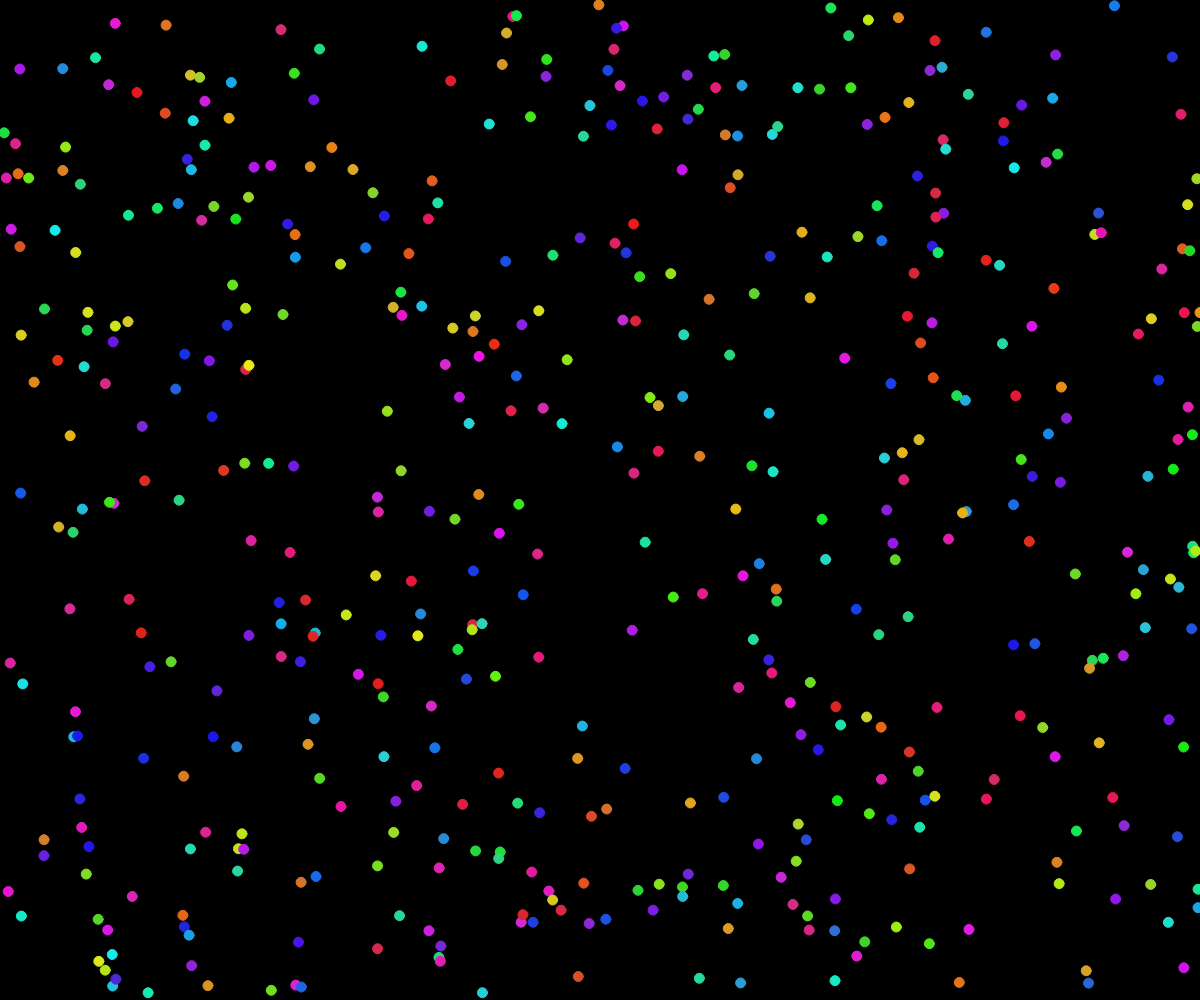
Frame 1 (no input)
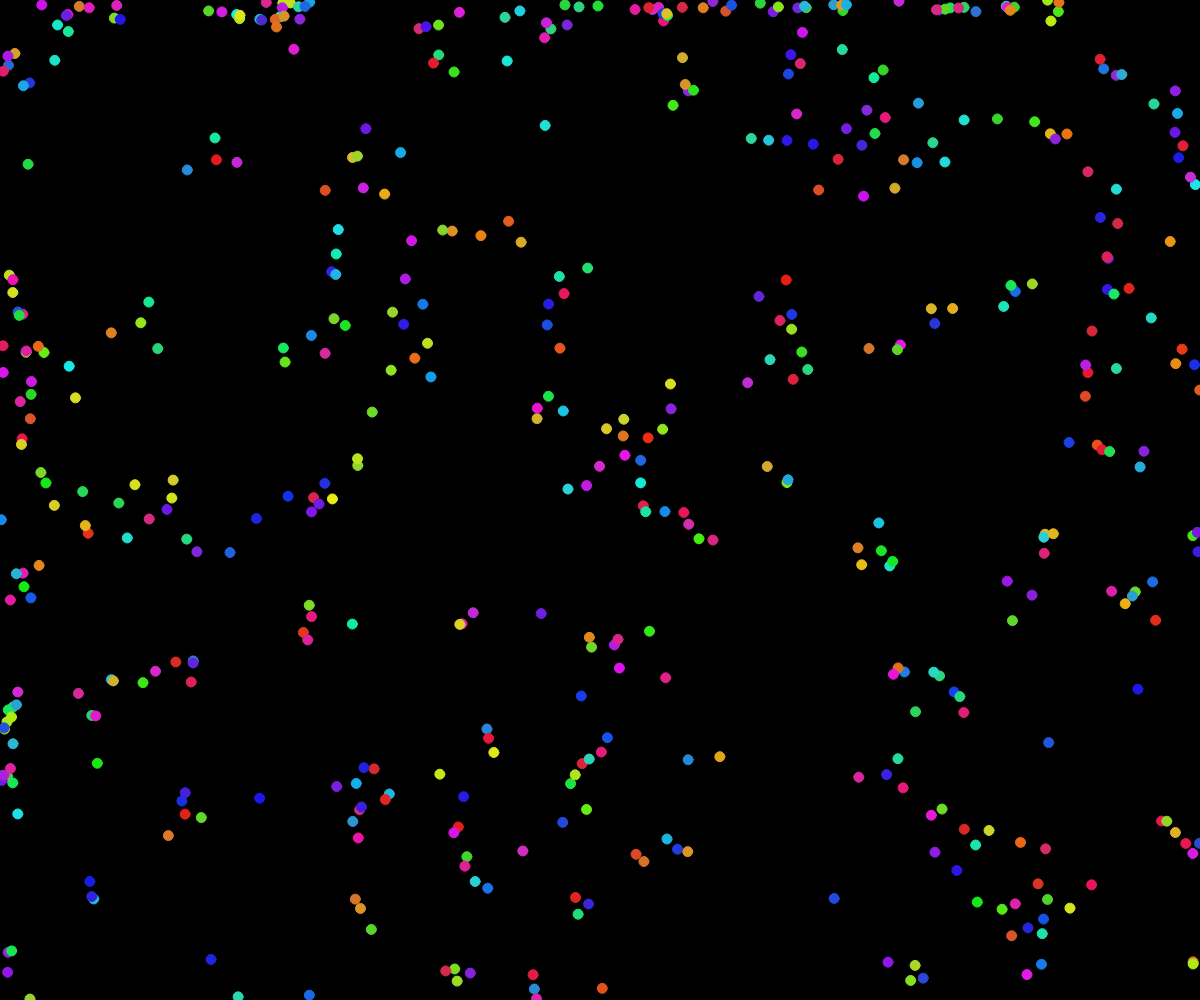
Frame 60 (no input)
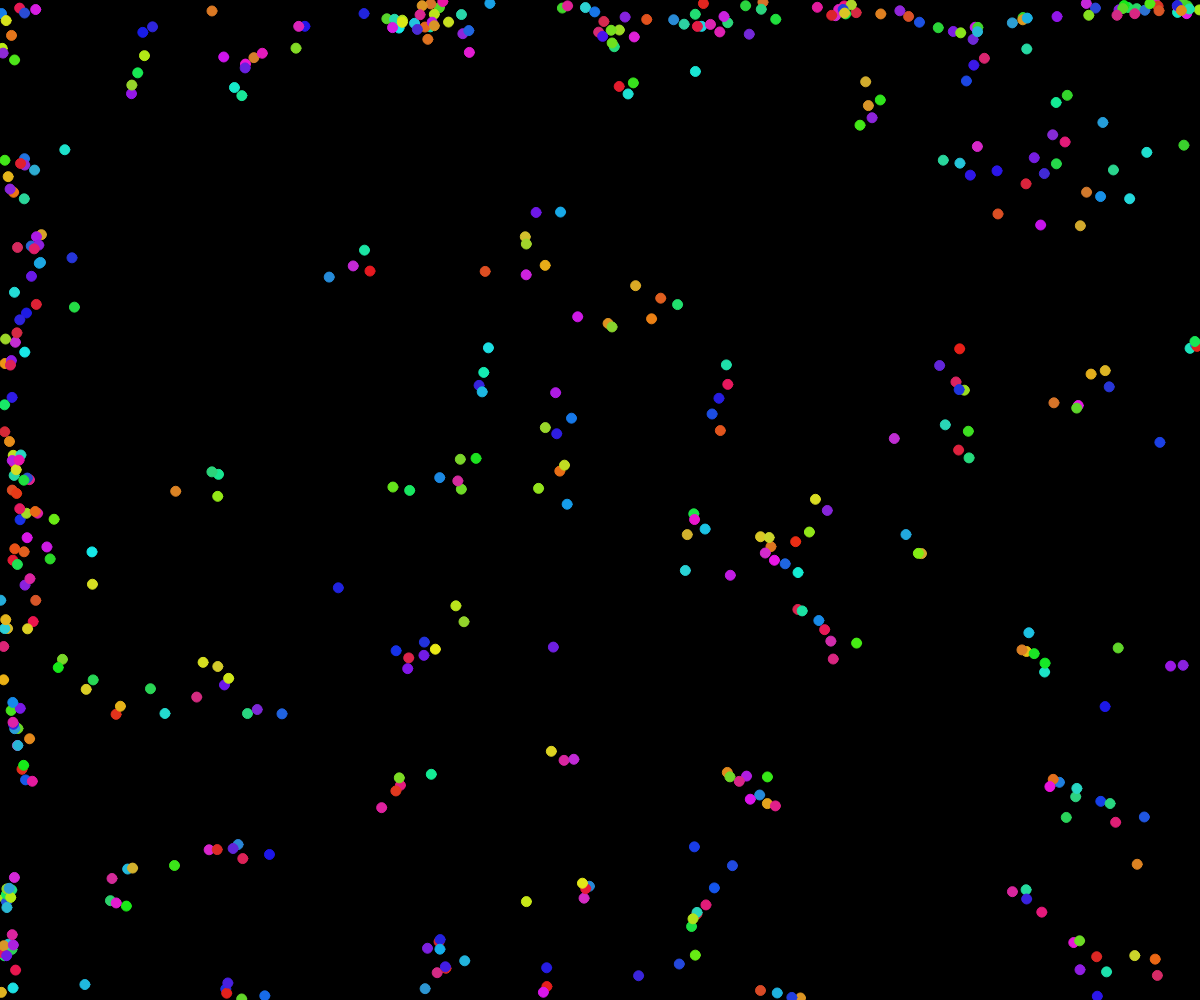
Frame 120 (the mouse pressed at the canvas centre since frame 60)

The p5.js sketch that drew these frames (run headless with seeded random() and noise() and a simulated clock; from frame 60 on, the mouse is pressed at the canvas centre):

// p5.js sketch
// ── sketch.js
const width = window.innerWidth;
const height = window.innerHeight;
const boids = [];
const maxBoids = 500;
const maxSpeed = 0.2;
const maxForce = 0.02;
const size = 10;
const radius = 50;

function setup() {
  angleMode(DEGREES);
  colorMode(HSL);
  createCanvas(width, height);
  for (let i = 0; i < maxBoids; i++) {
    boids.push(new Boid(maxSpeed, maxForce, size))
  }
}

function draw() {
  background(0, 0, 0);

  let totalX = 0;
  let totalY = 0;
  for (let i = 0; i < maxBoids; i++) {
    totalX += boids[i].position.x;
    totalY += boids[i].position.y;
  }

  const average = createVector(totalX / maxBoids, totalY / maxBoids);

  boids.forEach((boid) => {
    boid.getNeighbors(boids, radius)
    boid.update(deltaTime);
    boid.cohesion();
    boid.align();
    boid.separation();
    boid.wander();
    boid.draw();
  })
}


class Boid {
  constructor(maxSpeed, maxForce, size) {
    this.position = createVector(getRandomInts(0, width), getRandomInts(0, height))
    this.velocity = createVector(1, 0).rotate(getRandomInts(0, 360));
    this.acceleration = createVector(0, 0);
    this.maxSpeed = maxSpeed;
    this.maxForce = maxForce;
    this.size = size;
    this.color = color(getRandomInts(0, 360), 75 + getRandomInts(-10, 10), 50);
    this.neighbors = [];
    this.averageNeighborPosition = createVector(0, 0);
    this.averageNeighborVelocity = createVector(0, 0);
    this.futureSpot = createVector(0, 0);
  }

  draw() {
    fill(this.color);
    stroke(this.color);
    circle(this.position.x, this.position.y, this.size);
    // this.neighbors.forEach((neighbor) => {
    //   line(this.position.x, this.position.y, neighbor.position.x, neighbor.position.y);
    // })
  }

  update(deltaTime) {
    this.velocity.add(this.acceleration); // should this use p5.Vector.mult(this.acceleration, deltaTime)?
    this.velocity.limit(this.maxSpeed);
    this.position.add(p5.Vector.mult(this.velocity, deltaTime));

    this.acceleration.set(0, 0);
    this.position.set((this.position.x + width) % width, (this.position.y + height) % height);
  }

  applyForce(force) {
    this.acceleration.add(force.limit(this.maxForce));
  }

  seek(target) {
    const desiredVelocity = p5.Vector.sub(target, this.position);
    desiredVelocity.setMag(this.maxSpeed);
    const force = p5.Vector.sub(desiredVelocity, this.velocity);
    this.applyForce(force)
  }

  flee(target) {
    const desiredVelocity = p5.Vector.sub(this.position, target);
    desiredVelocity.setMag(this.maxSpeed);
    const force = p5.Vector.sub(desiredVelocity, this.velocity);
    this.applyForce(force)
  }

  getNeighbors(boids, radius) {
    this.neighbors = [];
    let neighborPositionX = 0;
    let neighborPositionY = 0;
    let neighborVelocityX = 0;
    let neighborVelocityY = 0;

    boids.forEach((boid) => {
      const distance = this.position.dist(boid.position);
      if (this !== boid && distance < radius) {
        this.neighbors.push(boid);
        neighborPositionX += boid.position.x;
        neighborPositionY += boid.position.y;
        neighborVelocityX += boid.velocity.x;
        neighborVelocityY += boid.velocity.y;
      }
    })

    if (this.neighbors.length) {
      this.averageNeighborPosition = createVector(neighborPositionX / this.neighbors.length, neighborPositionY / this.neighbors.length);
      this.averageNeighborVelocity = createVector(neighborVelocityX / this.neighbors.length, neighborVelocityY / this.neighbors.length);
    }
  }

  calcFuturePosition(time) {
    return p5.Vector.add(this.position, p5.Vector.mult(this.velocity, time));
  }

  cohesion() {
    this.seek(this.averageNeighborPosition);
  }

  separation() {
    this.neighbors.forEach((neighbor) => {
      const distance = this.position.dist(neighbor.position)
      this.flee(p5.Vector.mult(neighbor.position, 1 / distance));
    })
  }

  align() {
    this.applyForce(p5.Vector.sub(this.velocity, this.averageNeighborVelocity));
  }

  wander() {
    const futureSpot = this.calcFuturePosition(2);
    if (Math.random() > 0.95) {
      const placeToGo = p5.Vector.add(futureSpot, createVector(getRandomInts(-100, 100), getRandomInts(-100, 100)));
      this.futureSpot = placeToGo;
    }
    this.seek(this.futureSpot);
  }
}

function getRandomInts(min, max, howManyInts = 1) {
  if (howManyInts === 1) {
    return Math.floor(Math.random() * (max - min) + min);
  }

  const numbers = [];
  for (let i = 0; i < howManyInts; i++) {
    numbers.push(Math.floor(Math.random() * (max - min) + min));
  }
  return numbers;
}
